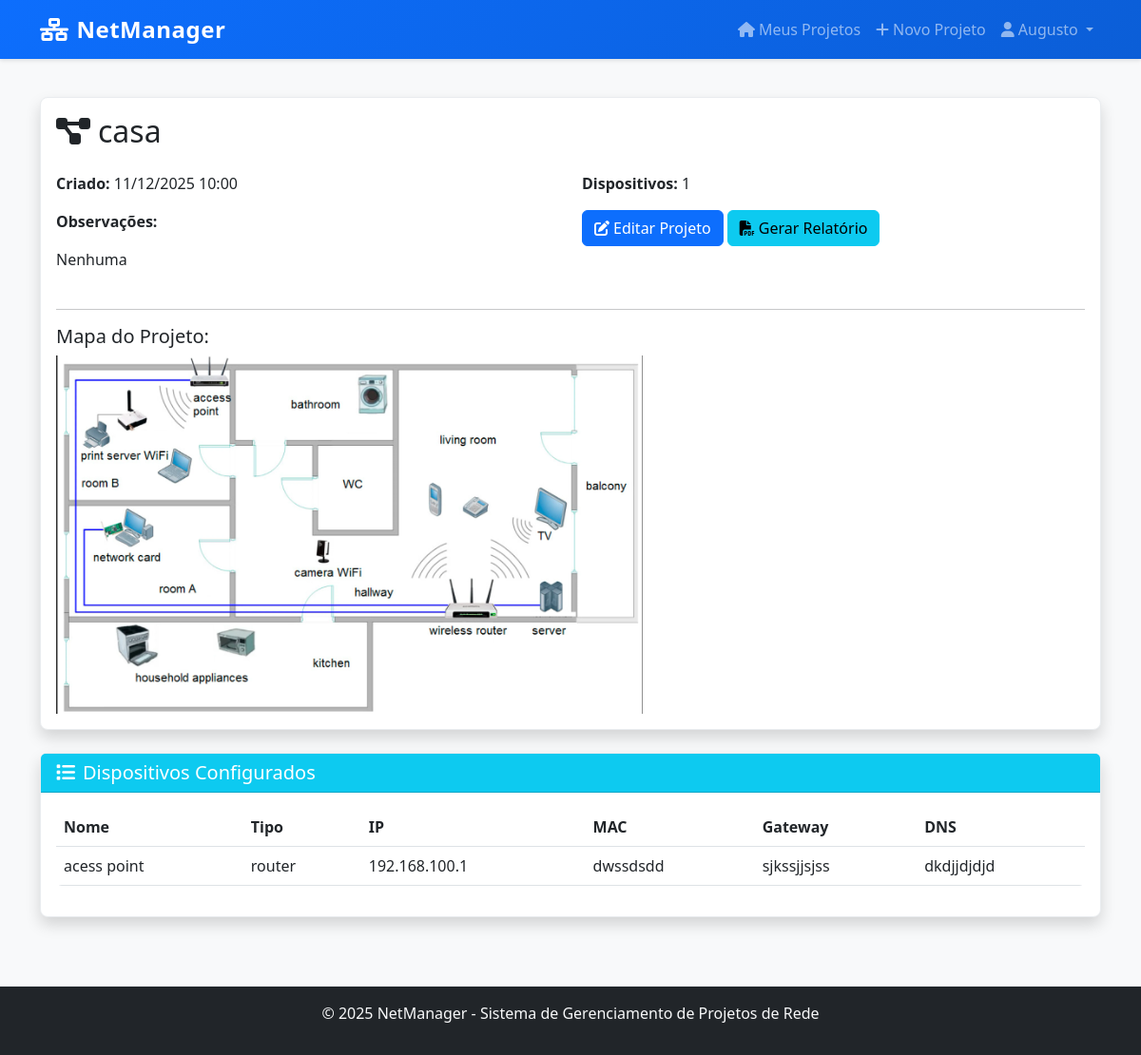
Screenshot of /project/4 (signed in) with the database file from the repository.
### app/models.py (models this page shows, shortened)
class User(UserMixin, db.Model):
    id = db.Column(db.Integer, primary_key=True)
    username = db.Column(db.String(100), unique=True, nullable=False)
    email = db.Column(db.String(150), unique=True, nullable=False)
    password_hash = db.Column(db.String(255), nullable=False)
    created_at = db.Column(db.DateTime, default=datetime.utcnow)
    projects = db.relationship('Project', backref='owner', cascade='all, delete-orphan')

class Project(db.Model):
    id = db.Column(db.Integer, primary_key=True)
    user_id = db.Column(db.Integer, db.ForeignKey('user.id'), nullable=False)
    name = db.Column(db.String(150), nullable=False)
    map_filename = db.Column(db.String(300))
    notes = db.Column(db.Text)
    created_at = db.Column(db.DateTime, default=datetime.utcnow)
    updated_at = db.Column(db.DateTime, default=datetime.utcnow, onupdate=datetime.utcnow)
    devices = db.relationship('Device', backref='project', cascade='all, delete-orphan')

class Device(db.Model):
    id = db.Column(db.Integer, primary_key=True)
    project_id = db.Column(db.Integer, db.ForeignKey('project.id'), nullable=False)
    device_type = db.Column(db.String(50), default='router')
    x = db.Column(db.Float, nullable=False, default=0.0)
    y = db.Column(db.Float, nullable=False, default=0.0)
    ip = db.Column(db.String(50))
    name = db.Column(db.String(100))
    dns = db.Column(db.String(100))
    gateway = db.Column(db.String(50))
    mac = db.Column(db.String(50))
    notes = db.Column(db.Text)
    created_at = db.Column(db.DateTime, default=datetime.utcnow)

### app/routes.py (the view)
@projects_bp.route('/project/<int:pid>')
@login_required
def view_project(pid):
    project = Project.query.get_or_404(pid)
    if project.user_id != current_user.id:
        flash('Você não tem permissão para acessar este projeto.', 'danger')
        return redirect(url_for('projects.index'))
    return render_template('project_view.html', project=project)

### app/templates/project_view.html (shortened to what this page needs)
{% extends "base.html" %}
{% block content %}
<div class="card shadow">
    <div class="card-body">
        <h2 class="mb-4">
            <i class="fas fa-project-diagram me-2"></i>{{ project.name }}
        </h2>
        <div class="row mb-4">
            <div class="col-md-6">
                <p><strong>Criado:</strong> {{ project.created_at.strftime('%d/%m/%Y %H:%M') }}</p>
                <p><strong>Observações:</strong></p>
                <p>{{ project.notes or 'Nenhuma' }}</p>
            </div>
            <div class="col-md-6">
                <p><strong>Dispositivos:</strong> {{ project.devices|length }}</p>
                <a href="{{ url_for('projects.edit_project', pid=project.id) }}" class="btn btn-primary">
                    <i class="fas fa-edit me-1"></i>Editar Projeto
                </a>
                <a href="{{ url_for('projects.gerar_relatorio', pid=project.id) }}" class="btn btn-info">
                    <i class="fas fa-file-pdf me-1"></i>Gerar Relatório
                </a>
            </div>
        </div>
        {% if project.map_filename %}
        <hr>
        <h5>Mapa do Projeto:</h5>
        <img src="{{ url_for('projects.uploaded_file', filename=project.map_filename) }}" class="img-fluid" style="max-width: 100%;">
        {% endif %}
    </div>
</div>
<div class="card shadow mt-4">
    <div class="card-header bg-info text-white">
        <h5 class="mb-0"><i class="fas fa-list me-2"></i>Dispositivos Configurados</h5>
    </div>
    <div class="card-body">
        {% if project.devices %}
        <table class="table">
            <thead>
                <tr>
                    <th>Nome</th>
                    <th>Tipo</th>
                    <th>IP</th>
                    <th>MAC</th>
                    <th>Gateway</th>
                    <th>DNS</th>
                </tr>
            </thead>
            <tbody>
                {% for device in project.devices %}
                <tr>
                    <td>{{ device.name or '-' }}</td>
                    <td>{{ device.device_type }}</td>
                    <td>{{ device.ip or '-' }}</td>
                    <td>{{ device.mac or '-' }}</td>
                    <td>{{ device.gateway or '-' }}</td>
                    <td>{{ device.dns or '-' }}</td>
                </tr>
                {% endfor %}
            </tbody>
        </table>
        {% else %}
        <p class="text-muted">Nenhum dispositivo configurado</p>
        {% endif %}
    </div>
</div>
{% endblock %}

### app/templates/base.html (shortened to what this page needs)
<!DOCTYPE html>
<html lang="pt-BR">
<head>
    <link href="https://cdn.jsdelivr.net/npm/bootstrap@5.3.0/dist/css/bootstrap.min.css" rel="stylesheet">
    <link href="https://cdnjs.cloudflare.com/ajax/libs/font-awesome/6.4.0/css/all.min.css" rel="stylesheet">
    <link href="{{ url_for('static', filename='css/style.css') }}" rel="stylesheet">
</head>
<body>
    <nav class="navbar navbar-expand-lg navbar-dark bg-primary">
        <div class="container-lg">
            <a class="navbar-brand" href="{{ url_for('projects.index') }}">
                <i class="fas fa-network-wired me-2"></i>NetManager
            </a>
            <div class="collapse navbar-collapse" id="navbarNav">
                <ul class="navbar-nav ms-auto">
                    {% if current_user.is_authenticated %}
                        <li class="nav-item">
                            <a class="nav-link" href="{{ url_for('projects.index') }}">
                                <i class="fas fa-home me-1"></i>Meus Projetos
                            </a>
                        </li>
                        <li class="nav-item">
                            <a class="nav-link" href="{{ url_for('projects.create_project') }}">
                                <i class="fas fa-plus me-1"></i>Novo Projeto
                            </a>
                        </li>
                        <li class="nav-item dropdown">
                            <a class="nav-link dropdown-toggle" href="#" id="userMenu" role="button" data-bs-toggle="dropdown">
                                <i class="fas fa-user me-1"></i>{{ current_user.username }}
                            </a>
                        </li>
                    {% endif %}
                </ul>
            </div>
        </div>
    </nav>
    <div class="container-lg my-4">
        {% block content %}{% endblock %}
    </div>
    <footer class="bg-dark text-light text-center py-3 mt-5">
        <div class="container-lg">
            <p>&copy; 2025 NetManager - Sistema de Gerenciamento de Projetos de Rede</p>
        </div>
    </footer>
</body>
</html>

### app/static/css/style.css (style rules this page uses)
:root { --primary-color: #0d6efd; --success-color: #198754; --danger-color: #dc3545; --warning-color: #ffc107; --info-color: #0dcaf0; }
body { background-color: #f8f9fa; font-family: 'Segoe UI', Tahoma, Geneva, Verdana, sans-serif; display: flex; flex-direction: column; min-height: 100vh; }
.navbar { box-shadow: 0 2px 4px rgba(0,0,0,0.1); background: linear-gradient(135deg, var(--primary-color) 0%, #0b5ed7 100%); }
.navbar-brand { font-weight: bold; font-size: 1.5rem; letter-spacing: 0.5px; }
.card { border: 1px solid #e9ecef; border-radius: 8px; box-shadow: 0 1px 3px rgba(0,0,0,0.08); transition: box-shadow 0.3s ease; }
.btn { border-radius: 6px; font-weight: 500; transition: all 0.2s ease; }
.btn-primary { background-color: var(--primary-color); border-color: var(--primary-color); }
footer { margin-top: auto; border-top: 1px solid #e9ecef; }
.table { border-radius: 6px; overflow: hidden; }
.card { animation: fadeIn 0.3s ease; }

### rows the page displays
User: username "Augusto"
Project: name "casa", created_at "11/12/2025 10:00", notes "Nenhuma", map_filename (picture)
Device: name "acess point", device_type "router", ip "192.168.100.1", mac "dwssdsdd", gateway "sjkssjjsjss", dns "dkdjjdjdjd"

### other values shown
{{ project.devices|length }} "1"
